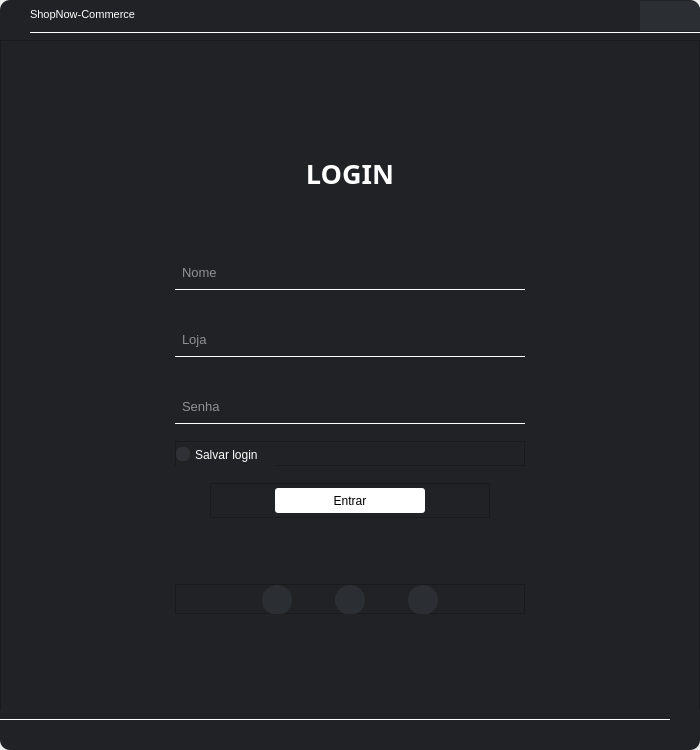
<?xml version="1.0" encoding="UTF-8"?>
<ui version="4.0">
 <class>LojaControl</class>
 <widget class="QMainWindow" name="LojaControl">
  <property name="geometry">
   <rect>
    <x>0</x>
    <y>0</y>
    <width>700</width>
    <height>750</height>
   </rect>
  </property>
  <property name="minimumSize">
   <size>
    <width>700</width>
    <height>750</height>
   </size>
  </property>
  <property name="maximumSize">
   <size>
    <width>700</width>
    <height>750</height>
   </size>
  </property>
  <property name="font">
   <font>
    <family>Arial</family>
    <pointsize>10</pointsize>
   </font>
  </property>
  <property name="windowTitle">
   <string>Gestão De Usuário</string>
  </property>
  <property name="windowIcon">
   <iconset>
    <normaloff>Funcoes/Interfaces/Gestão De Usuários/Icone.ico</normaloff>Funcoes/Interfaces/Gestão De Usuários/Icone.ico</iconset>
  </property>
  <property name="windowOpacity">
   <double>1.000000000000000</double>
  </property>
  <property name="toolTip">
   <string/>
  </property>
  <property name="layoutDirection">
   <enum>Qt::LeftToRight</enum>
  </property>
  <property name="styleSheet">
   <string notr="true"/>
  </property>
  <widget class="QWidget" name="Fundo">
   <property name="minimumSize">
    <size>
     <width>700</width>
     <height>750</height>
    </size>
   </property>
   <property name="maximumSize">
    <size>
     <width>700</width>
     <height>750</height>
    </size>
   </property>
   <property name="accessibleDescription">
    <string/>
   </property>
   <property name="styleSheet">
    <string notr="true"/>
   </property>
   <layout class="QVBoxLayout" name="verticalLayout_2">
    <property name="spacing">
     <number>0</number>
    </property>
    <property name="leftMargin">
     <number>0</number>
    </property>
    <property name="topMargin">
     <number>0</number>
    </property>
    <property name="rightMargin">
     <number>0</number>
    </property>
    <property name="bottomMargin">
     <number>0</number>
    </property>
    <item>
     <widget class="QFrame" name="Cima">
      <property name="minimumSize">
       <size>
        <width>700</width>
        <height>40</height>
       </size>
      </property>
      <property name="maximumSize">
       <size>
        <width>700</width>
        <height>40</height>
       </size>
      </property>
      <property name="styleSheet">
       <string notr="true">background-color: rgb(32, 34, 37);
border-top-left-radius: 10px;
border-top-right-radius: 10px;
border: 0px solid rgb(32, 34, 37);</string>
      </property>
      <property name="frameShape">
       <enum>QFrame::StyledPanel</enum>
      </property>
      <property name="frameShadow">
       <enum>QFrame::Raised</enum>
      </property>
      <layout class="QVBoxLayout" name="verticalLayout">
       <property name="spacing">
        <number>0</number>
       </property>
       <property name="leftMargin">
        <number>0</number>
       </property>
       <property name="topMargin">
        <number>0</number>
       </property>
       <property name="rightMargin">
        <number>0</number>
       </property>
       <property name="bottomMargin">
        <number>5</number>
       </property>
       <item>
        <widget class="QFrame" name="botao">
         <property name="minimumSize">
          <size>
           <width>700</width>
           <height>30</height>
          </size>
         </property>
         <property name="maximumSize">
          <size>
           <width>700</width>
           <height>30</height>
          </size>
         </property>
         <property name="styleSheet">
          <string notr="true">background-color: rgba(0, 0, 0, 0);</string>
         </property>
         <property name="frameShape">
          <enum>QFrame::StyledPanel</enum>
         </property>
         <property name="frameShadow">
          <enum>QFrame::Raised</enum>
         </property>
         <layout class="QHBoxLayout" name="horizontalLayout">
          <property name="spacing">
           <number>0</number>
          </property>
          <property name="leftMargin">
           <number>0</number>
          </property>
          <property name="topMargin">
           <number>0</number>
          </property>
          <property name="rightMargin">
           <number>0</number>
          </property>
          <property name="bottomMargin">
           <number>10</number>
          </property>
          <item>
           <spacer name="horizontalSpacer_5">
            <property name="orientation">
             <enum>Qt::Horizontal</enum>
            </property>
            <property name="sizeType">
             <enum>QSizePolicy::Fixed</enum>
            </property>
            <property name="sizeHint" stdset="0">
             <size>
              <width>30</width>
              <height>20</height>
             </size>
            </property>
           </spacer>
          </item>
          <item alignment="Qt::AlignHCenter|Qt::AlignBottom">
           <widget class="QLabel" name="label">
            <property name="font">
             <font>
              <family>Arial</family>
              <pointsize>8</pointsize>
             </font>
            </property>
            <property name="styleSheet">
             <string notr="true">color: rgb(255, 255, 255);</string>
            </property>
            <property name="text">
             <string>ShopNow-Commerce</string>
            </property>
           </widget>
          </item>
          <item>
           <spacer name="horizontalSpacer">
            <property name="orientation">
             <enum>Qt::Horizontal</enum>
            </property>
            <property name="sizeType">
             <enum>QSizePolicy::Fixed</enum>
            </property>
            <property name="sizeHint" stdset="0">
             <size>
              <width>612</width>
              <height>20</height>
             </size>
            </property>
           </spacer>
          </item>
          <item alignment="Qt::AlignTop">
           <widget class="QPushButton" name="mini">
            <property name="minimumSize">
             <size>
              <width>30</width>
              <height>30</height>
             </size>
            </property>
            <property name="maximumSize">
             <size>
              <width>30</width>
              <height>30</height>
             </size>
            </property>
            <property name="focusPolicy">
             <enum>Qt::NoFocus</enum>
            </property>
            <property name="styleSheet">
             <string notr="true">QPushButton {
	background-color: rgb(43, 46, 50);
	border-radius: 0px;
}

QPushButton:hover {
	background-color:rgb(58, 62, 68);
}</string>
            </property>
            <property name="text">
             <string/>
            </property>
            <property name="icon">
             <iconset>
              <normaloff>../Icons/minimize.png</normaloff>../Icons/minimize.png</iconset>
            </property>
            <property name="iconSize">
             <size>
              <width>30</width>
              <height>30</height>
             </size>
            </property>
           </widget>
          </item>
          <item alignment="Qt::AlignTop">
           <widget class="QPushButton" name="close">
            <property name="minimumSize">
             <size>
              <width>30</width>
              <height>30</height>
             </size>
            </property>
            <property name="maximumSize">
             <size>
              <width>30</width>
              <height>30</height>
             </size>
            </property>
            <property name="focusPolicy">
             <enum>Qt::NoFocus</enum>
            </property>
            <property name="styleSheet">
             <string notr="true">QPushButton {
	background-color: rgb(43, 46, 50);
	border-radius: 0px;
	border-top-right-radius: 10px;
}

QPushButton:hover {
	background-color:rgb(58, 62, 68);
}</string>
            </property>
            <property name="text">
             <string/>
            </property>
            <property name="icon">
             <iconset>
              <normaloff>../Icons/close.png</normaloff>../Icons/close.png</iconset>
            </property>
            <property name="iconSize">
             <size>
              <width>30</width>
              <height>30</height>
             </size>
            </property>
           </widget>
          </item>
         </layout>
        </widget>
       </item>
       <item alignment="Qt::AlignRight">
        <widget class="QFrame" name="feixa2">
         <property name="minimumSize">
          <size>
           <width>670</width>
           <height>1</height>
          </size>
         </property>
         <property name="maximumSize">
          <size>
           <width>670</width>
           <height>1</height>
          </size>
         </property>
         <property name="styleSheet">
          <string notr="true">background-color: rgb(255, 255, 255);</string>
         </property>
         <property name="frameShape">
          <enum>QFrame::StyledPanel</enum>
         </property>
         <property name="frameShadow">
          <enum>QFrame::Raised</enum>
         </property>
        </widget>
       </item>
      </layout>
     </widget>
    </item>
    <item>
     <widget class="QFrame" name="Meio">
      <property name="minimumSize">
       <size>
        <width>700</width>
        <height>680</height>
       </size>
      </property>
      <property name="maximumSize">
       <size>
        <width>700</width>
        <height>680</height>
       </size>
      </property>
      <property name="styleSheet">
       <string notr="true">background-color: rgb(32, 34, 37);</string>
      </property>
      <property name="frameShape">
       <enum>QFrame::StyledPanel</enum>
      </property>
      <property name="frameShadow">
       <enum>QFrame::Raised</enum>
      </property>
      <layout class="QVBoxLayout" name="verticalLayout_4">
       <property name="spacing">
        <number>0</number>
       </property>
       <property name="leftMargin">
        <number>0</number>
       </property>
       <property name="topMargin">
        <number>0</number>
       </property>
       <property name="rightMargin">
        <number>0</number>
       </property>
       <property name="bottomMargin">
        <number>0</number>
       </property>
       <item>
        <spacer name="verticalSpacer_6">
         <property name="orientation">
          <enum>Qt::Vertical</enum>
         </property>
         <property name="sizeType">
          <enum>QSizePolicy::Fixed</enum>
         </property>
         <property name="sizeHint" stdset="0">
          <size>
           <width>20</width>
           <height>90</height>
          </size>
         </property>
        </spacer>
       </item>
       <item>
        <widget class="QStackedWidget" name="loginD">
         <widget class="QWidget" name="Login">
          <layout class="QVBoxLayout" name="verticalLayout_5">
           <property name="spacing">
            <number>0</number>
           </property>
           <property name="leftMargin">
            <number>0</number>
           </property>
           <property name="topMargin">
            <number>0</number>
           </property>
           <property name="rightMargin">
            <number>0</number>
           </property>
           <property name="bottomMargin">
            <number>0</number>
           </property>
           <item alignment="Qt::AlignHCenter">
            <widget class="QLabel" name="Nome_l">
             <property name="minimumSize">
              <size>
               <width>100</width>
               <height>50</height>
              </size>
             </property>
             <property name="maximumSize">
              <size>
               <width>100</width>
               <height>50</height>
              </size>
             </property>
             <property name="sizeIncrement">
              <size>
               <width>0</width>
               <height>0</height>
              </size>
             </property>
             <property name="font">
              <font>
               <family>Arial Black</family>
               <pointsize>20</pointsize>
               <weight>75</weight>
               <bold>true</bold>
              </font>
             </property>
             <property name="mouseTracking">
              <bool>false</bool>
             </property>
             <property name="styleSheet">
              <string notr="true">color: rgb(255, 255, 255);</string>
             </property>
             <property name="text">
              <string>LOGIN</string>
             </property>
             <property name="alignment">
              <set>Qt::AlignCenter</set>
             </property>
            </widget>
           </item>
           <item>
            <spacer name="verticalSpacer_5">
             <property name="orientation">
              <enum>Qt::Vertical</enum>
             </property>
             <property name="sizeType">
              <enum>QSizePolicy::Fixed</enum>
             </property>
             <property name="sizeHint" stdset="0">
              <size>
               <width>20</width>
               <height>40</height>
              </size>
             </property>
            </spacer>
           </item>
           <item alignment="Qt::AlignHCenter">
            <widget class="QLineEdit" name="Nome">
             <property name="minimumSize">
              <size>
               <width>350</width>
               <height>35</height>
              </size>
             </property>
             <property name="maximumSize">
              <size>
               <width>350</width>
               <height>35</height>
              </size>
             </property>
             <property name="font">
              <font>
               <family>Arial</family>
               <pointsize>10</pointsize>
              </font>
             </property>
             <property name="focusPolicy">
              <enum>Qt::StrongFocus</enum>
             </property>
             <property name="styleSheet">
              <string notr="true">QLineEdit {
	color: rgb(255, 255, 255);
    border-bottom-right-radius: 0px;
	border-bottom: 1px solid rgb(255, 255, 255);
	background-color: rgba(0, 0, 0, 0);
	padding: 5px;
}

QLineEdit:hover {
	border-bottom: 1px solid #dddddd;
}</string>
             </property>
             <property name="maxLength">
              <number>20</number>
             </property>
             <property name="placeholderText">
              <string>Nome</string>
             </property>
            </widget>
           </item>
           <item>
            <spacer name="verticalSpacer">
             <property name="orientation">
              <enum>Qt::Vertical</enum>
             </property>
             <property name="sizeType">
              <enum>QSizePolicy::Fixed</enum>
             </property>
             <property name="sizeHint" stdset="0">
              <size>
               <width>20</width>
               <height>15</height>
              </size>
             </property>
            </spacer>
           </item>
           <item alignment="Qt::AlignHCenter">
            <widget class="QLineEdit" name="Loja">
             <property name="minimumSize">
              <size>
               <width>350</width>
               <height>35</height>
              </size>
             </property>
             <property name="maximumSize">
              <size>
               <width>350</width>
               <height>35</height>
              </size>
             </property>
             <property name="font">
              <font>
               <family>Arial</family>
               <pointsize>10</pointsize>
              </font>
             </property>
             <property name="focusPolicy">
              <enum>Qt::StrongFocus</enum>
             </property>
             <property name="styleSheet">
              <string notr="true">QLineEdit {
	color: rgb(255, 255, 255);
    border-bottom-right-radius: 0px;
	border-bottom: 1px solid rgb(255, 255, 255);
	background-color: rgba(0, 0, 0, 0);
	padding: 5px;
}

QLineEdit:hover {
	border-bottom: 1px solid #dddddd;
}</string>
             </property>
             <property name="maxLength">
              <number>20</number>
             </property>
             <property name="placeholderText">
              <string>Loja</string>
             </property>
            </widget>
           </item>
           <item>
            <spacer name="verticalSpacer_3">
             <property name="orientation">
              <enum>Qt::Vertical</enum>
             </property>
             <property name="sizeType">
              <enum>QSizePolicy::Fixed</enum>
             </property>
             <property name="sizeHint" stdset="0">
              <size>
               <width>20</width>
               <height>15</height>
              </size>
             </property>
            </spacer>
           </item>
           <item alignment="Qt::AlignHCenter">
            <widget class="QLineEdit" name="Senha">
             <property name="minimumSize">
              <size>
               <width>350</width>
               <height>35</height>
              </size>
             </property>
             <property name="maximumSize">
              <size>
               <width>350</width>
               <height>35</height>
              </size>
             </property>
             <property name="font">
              <font>
               <family>Arial</family>
               <pointsize>10</pointsize>
              </font>
             </property>
             <property name="focusPolicy">
              <enum>Qt::StrongFocus</enum>
             </property>
             <property name="styleSheet">
              <string notr="true">QLineEdit {
	color: rgb(255, 255, 255);
    border-bottom-right-radius: 0px;
	border-bottom: 1px solid rgb(255, 255, 255);
	background-color: rgba(0, 0, 0, 0);
	padding: 5px;
}

QLineEdit:hover {
	border-bottom: 1px solid #dddddd;
}</string>
             </property>
             <property name="maxLength">
              <number>10</number>
             </property>
             <property name="echoMode">
              <enum>QLineEdit::Password</enum>
             </property>
             <property name="placeholderText">
              <string>Senha</string>
             </property>
            </widget>
           </item>
           <item alignment="Qt::AlignHCenter">
            <widget class="QFrame" name="Barrabtn">
             <property name="minimumSize">
              <size>
               <width>350</width>
               <height>25</height>
              </size>
             </property>
             <property name="maximumSize">
              <size>
               <width>280</width>
               <height>25</height>
              </size>
             </property>
             <property name="frameShape">
              <enum>QFrame::StyledPanel</enum>
             </property>
             <property name="frameShadow">
              <enum>QFrame::Raised</enum>
             </property>
             <layout class="QHBoxLayout" name="horizontalLayout_3">
              <property name="spacing">
               <number>0</number>
              </property>
              <property name="leftMargin">
               <number>0</number>
              </property>
              <property name="topMargin">
               <number>0</number>
              </property>
              <property name="rightMargin">
               <number>0</number>
              </property>
              <property name="bottomMargin">
               <number>0</number>
              </property>
              <item alignment="Qt::AlignLeft|Qt::AlignTop">
               <widget class="QCheckBox" name="salvar">
                <property name="minimumSize">
                 <size>
                  <width>100</width>
                  <height>25</height>
                 </size>
                </property>
                <property name="maximumSize">
                 <size>
                  <width>100</width>
                  <height>25</height>
                 </size>
                </property>
                <property name="font">
                 <font>
                  <family>Arial</family>
                 </font>
                </property>
                <property name="mouseTracking">
                 <bool>false</bool>
                </property>
                <property name="focusPolicy">
                 <enum>Qt::NoFocus</enum>
                </property>
                <property name="styleSheet">
                 <string notr="true">QCheckBox {
color: rgb(255, 255, 255);
spacing: 5px;
}

QCheckBox:pressed {
	color: rgb(144, 144, 144);
}

QCheckBox:hover {
	color: #dddddd;
}


QCheckBox:indicator {
border-top-left-radius: 6px;
border-bottom-left-radius: 6px;
border-top-right-radius: 6px;
border-bottom-right-radius: 6px;
border: 2px solid rgb(47, 49, 54);
background-color: rgb(47, 49, 54);
}

QCheckBox:indicator:checked {
background-color: rgb(255, 255, 255);
border: 2px solid rgb(47, 49, 54);
}


</string>
                </property>
                <property name="text">
                 <string>Salvar login</string>
                </property>
               </widget>
              </item>
             </layout>
            </widget>
           </item>
           <item alignment="Qt::AlignHCenter">
            <widget class="QFrame" name="frame">
             <property name="minimumSize">
              <size>
               <width>280</width>
               <height>35</height>
              </size>
             </property>
             <property name="maximumSize">
              <size>
               <width>280</width>
               <height>35</height>
              </size>
             </property>
             <property name="frameShape">
              <enum>QFrame::StyledPanel</enum>
             </property>
             <property name="frameShadow">
              <enum>QFrame::Raised</enum>
             </property>
             <layout class="QHBoxLayout" name="horizontalLayout_2">
              <property name="spacing">
               <number>0</number>
              </property>
              <property name="leftMargin">
               <number>0</number>
              </property>
              <property name="topMargin">
               <number>0</number>
              </property>
              <property name="rightMargin">
               <number>0</number>
              </property>
              <property name="bottomMargin">
               <number>0</number>
              </property>
              <item alignment="Qt::AlignHCenter">
               <widget class="QPushButton" name="Entrar">
                <property name="minimumSize">
                 <size>
                  <width>150</width>
                  <height>25</height>
                 </size>
                </property>
                <property name="maximumSize">
                 <size>
                  <width>150</width>
                  <height>25</height>
                 </size>
                </property>
                <property name="font">
                 <font>
                  <family>Arial</family>
                 </font>
                </property>
                <property name="focusPolicy">
                 <enum>Qt::NoFocus</enum>
                </property>
                <property name="contextMenuPolicy">
                 <enum>Qt::DefaultContextMenu</enum>
                </property>
                <property name="toolTip">
                 <string/>
                </property>
                <property name="layoutDirection">
                 <enum>Qt::LeftToRight</enum>
                </property>
                <property name="autoFillBackground">
                 <bool>false</bool>
                </property>
                <property name="styleSheet">
                 <string notr="true">QPushButton {
	background-color: white;
	border: none;
	height: 10px;
	border-radius: 3px;
}

QPushButton:hover {
	background-color: #dddddd;
}

QPushButton:pressed {
	background-color: #aaaaaa;
}
</string>
                </property>
                <property name="text">
                 <string>Entrar</string>
                </property>
                <property name="iconSize">
                 <size>
                  <width>80</width>
                  <height>80</height>
                 </size>
                </property>
               </widget>
              </item>
             </layout>
            </widget>
           </item>
           <item>
            <spacer name="verticalSpacer_4">
             <property name="orientation">
              <enum>Qt::Vertical</enum>
             </property>
             <property name="sizeType">
              <enum>QSizePolicy::Fixed</enum>
             </property>
             <property name="sizeHint" stdset="0">
              <size>
               <width>23</width>
               <height>44</height>
              </size>
             </property>
            </spacer>
           </item>
          </layout>
         </widget>
         <widget class="QWidget" name="Duvida">
          <layout class="QVBoxLayout" name="verticalLayout_6">
           <property name="spacing">
            <number>0</number>
           </property>
           <property name="leftMargin">
            <number>0</number>
           </property>
           <property name="topMargin">
            <number>0</number>
           </property>
           <property name="rightMargin">
            <number>0</number>
           </property>
           <property name="bottomMargin">
            <number>0</number>
           </property>
           <item alignment="Qt::AlignHCenter">
            <widget class="QLabel" name="SUPORTE_t">
             <property name="minimumSize">
              <size>
               <width>150</width>
               <height>50</height>
              </size>
             </property>
             <property name="maximumSize">
              <size>
               <width>150</width>
               <height>50</height>
              </size>
             </property>
             <property name="font">
              <font>
               <family>Arial Black</family>
               <pointsize>20</pointsize>
               <weight>75</weight>
               <bold>true</bold>
              </font>
             </property>
             <property name="styleSheet">
              <string notr="true">color: rgb(255, 255, 255);</string>
             </property>
             <property name="text">
              <string>SUPORTE</string>
             </property>
            </widget>
           </item>
           <item alignment="Qt::AlignHCenter">
            <widget class="QLineEdit" name="Assunto">
             <property name="minimumSize">
              <size>
               <width>350</width>
               <height>25</height>
              </size>
             </property>
             <property name="maximumSize">
              <size>
               <width>350</width>
               <height>25</height>
              </size>
             </property>
             <property name="font">
              <font>
               <family>Arial</family>
               <pointsize>11</pointsize>
              </font>
             </property>
             <property name="styleSheet">
              <string notr="true">QLineEdit {
	color: rgb(255, 255, 255);
    border-bottom-right-radius: 0px;
	border-bottom: 1px solid rgb(255, 255, 255);
	background-color: rgba(0, 0, 0, 0);
	padding: 5px;
}

QLineEdit:hover {
	border-bottom: 1px solid #dddddd;
}</string>
             </property>
             <property name="maxLength">
              <number>20</number>
             </property>
             <property name="placeholderText">
              <string>Assunto</string>
             </property>
            </widget>
           </item>
           <item alignment="Qt::AlignHCenter">
            <widget class="QLineEdit" name="email">
             <property name="minimumSize">
              <size>
               <width>350</width>
               <height>25</height>
              </size>
             </property>
             <property name="maximumSize">
              <size>
               <width>350</width>
               <height>25</height>
              </size>
             </property>
             <property name="font">
              <font>
               <family>Arial</family>
               <pointsize>11</pointsize>
              </font>
             </property>
             <property name="styleSheet">
              <string notr="true">QLineEdit {
	color: rgb(255, 255, 255);
    border-bottom-right-radius: 0px;
	border-bottom: 1px solid rgb(255, 255, 255);
	background-color: rgba(0, 0, 0, 0);
	padding: 5px;
}

QLineEdit:hover {
	border-bottom: 1px solid #dddddd;
}</string>
             </property>
             <property name="maxLength">
              <number>50</number>
             </property>
             <property name="placeholderText">
              <string>Seu Email</string>
             </property>
            </widget>
           </item>
           <item alignment="Qt::AlignHCenter">
            <widget class="QPlainTextEdit" name="text_area">
             <property name="minimumSize">
              <size>
               <width>350</width>
               <height>160</height>
              </size>
             </property>
             <property name="maximumSize">
              <size>
               <width>350</width>
               <height>160</height>
              </size>
             </property>
             <property name="font">
              <font>
               <family>Arial</family>
               <pointsize>11</pointsize>
              </font>
             </property>
             <property name="styleSheet">
              <string notr="true">QPlainTextEdit {
	color: rgb(255, 255, 255);
    border-radius: 3px;
	border: 1px solid rgb(255, 255, 255);
	background-color: rgba(0, 0, 0, 0);
	padding: 5px;
}

QPlainTextEdit:hover {
	border-bottom: 1px solid #dddddd;
}</string>
             </property>
             <property name="placeholderText">
              <string>Detalhes</string>
             </property>
            </widget>
           </item>
           <item alignment="Qt::AlignHCenter">
            <widget class="QFrame" name="frame_2">
             <property name="minimumSize">
              <size>
               <width>350</width>
               <height>30</height>
              </size>
             </property>
             <property name="maximumSize">
              <size>
               <width>350</width>
               <height>30</height>
              </size>
             </property>
             <property name="frameShape">
              <enum>QFrame::StyledPanel</enum>
             </property>
             <property name="frameShadow">
              <enum>QFrame::Raised</enum>
             </property>
             <layout class="QHBoxLayout" name="horizontalLayout_4">
              <property name="leftMargin">
               <number>0</number>
              </property>
              <property name="topMargin">
               <number>0</number>
              </property>
              <property name="rightMargin">
               <number>0</number>
              </property>
              <property name="bottomMargin">
               <number>0</number>
              </property>
              <item alignment="Qt::AlignHCenter">
               <widget class="QPushButton" name="Envia">
                <property name="minimumSize">
                 <size>
                  <width>150</width>
                  <height>25</height>
                 </size>
                </property>
                <property name="maximumSize">
                 <size>
                  <width>150</width>
                  <height>25</height>
                 </size>
                </property>
                <property name="styleSheet">
                 <string notr="true">QPushButton {
	background-color: white;
	border: none;
	height: 10px;
	border-radius: 3px;
}

QPushButton:hover {
	background-color: #dddddd;
}

QPushButton:pressed {
	background-color: #aaaaaa;
}
</string>
                </property>
                <property name="text">
                 <string>Enviar</string>
                </property>
               </widget>
              </item>
             </layout>
            </widget>
           </item>
          </layout>
         </widget>
        </widget>
       </item>
       <item alignment="Qt::AlignHCenter">
        <widget class="QFrame" name="frame_3">
         <property name="minimumSize">
          <size>
           <width>350</width>
           <height>30</height>
          </size>
         </property>
         <property name="maximumSize">
          <size>
           <width>350</width>
           <height>30</height>
          </size>
         </property>
         <property name="frameShape">
          <enum>QFrame::StyledPanel</enum>
         </property>
         <property name="frameShadow">
          <enum>QFrame::Raised</enum>
         </property>
         <layout class="QHBoxLayout" name="horizontalLayout_5">
          <property name="spacing">
           <number>0</number>
          </property>
          <property name="leftMargin">
           <number>0</number>
          </property>
          <property name="topMargin">
           <number>0</number>
          </property>
          <property name="rightMargin">
           <number>0</number>
          </property>
          <property name="bottomMargin">
           <number>0</number>
          </property>
          <item alignment="Qt::AlignRight">
           <widget class="QPushButton" name="site">
            <property name="minimumSize">
             <size>
              <width>30</width>
              <height>30</height>
             </size>
            </property>
            <property name="maximumSize">
             <size>
              <width>30</width>
              <height>30</height>
             </size>
            </property>
            <property name="focusPolicy">
             <enum>Qt::NoFocus</enum>
            </property>
            <property name="styleSheet">
             <string notr="true">QPushButton {
	background-color: rgb(43, 46, 50);
	border: none;
	height: 10px;
	border-radius: 15px;
}

QPushButton:hover {
	background-color: rgb(255, 255, 255);
}</string>
            </property>
            <property name="text">
             <string/>
            </property>
            <property name="icon">
             <iconset>
              <normaloff>../Icons/site.png</normaloff>../Icons/site.png</iconset>
            </property>
            <property name="iconSize">
             <size>
              <width>40</width>
              <height>40</height>
             </size>
            </property>
           </widget>
          </item>
          <item alignment="Qt::AlignHCenter">
           <widget class="QPushButton" name="duv">
            <property name="minimumSize">
             <size>
              <width>30</width>
              <height>30</height>
             </size>
            </property>
            <property name="maximumSize">
             <size>
              <width>30</width>
              <height>30</height>
             </size>
            </property>
            <property name="focusPolicy">
             <enum>Qt::NoFocus</enum>
            </property>
            <property name="styleSheet">
             <string notr="true">QPushButton {
	background-color: rgb(43, 46, 50);
	border: none;
	height: 10px;
	border-radius: 15px;
}

QPushButton:hover {
	background-color: rgb(255, 255, 255);
}</string>
            </property>
            <property name="text">
             <string/>
            </property>
            <property name="icon">
             <iconset>
              <normaloff>../Icons/sup.png</normaloff>../Icons/sup.png</iconset>
            </property>
            <property name="iconSize">
             <size>
              <width>30</width>
              <height>30</height>
             </size>
            </property>
           </widget>
          </item>
          <item alignment="Qt::AlignLeft">
           <widget class="QPushButton" name="disco">
            <property name="minimumSize">
             <size>
              <width>30</width>
              <height>30</height>
             </size>
            </property>
            <property name="maximumSize">
             <size>
              <width>30</width>
              <height>30</height>
             </size>
            </property>
            <property name="focusPolicy">
             <enum>Qt::NoFocus</enum>
            </property>
            <property name="styleSheet">
             <string notr="true">QPushButton {
	background-color: rgb(43, 46, 50);
	border: none;
	height: 10px;
	border-radius: 15px;
}

QPushButton:hover {
	
	background-color: rgb(255, 255, 255);
}</string>
            </property>
            <property name="text">
             <string/>
            </property>
            <property name="icon">
             <iconset>
              <normaloff>../Icons/discord.png</normaloff>../Icons/discord.png</iconset>
            </property>
            <property name="iconSize">
             <size>
              <width>26</width>
              <height>26</height>
             </size>
            </property>
           </widget>
          </item>
         </layout>
        </widget>
       </item>
       <item>
        <spacer name="verticalSpacer_2">
         <property name="orientation">
          <enum>Qt::Vertical</enum>
         </property>
         <property name="sizeType">
          <enum>QSizePolicy::Fixed</enum>
         </property>
         <property name="sizeHint" stdset="0">
          <size>
           <width>20</width>
           <height>105</height>
          </size>
         </property>
        </spacer>
       </item>
      </layout>
     </widget>
    </item>
    <item>
     <widget class="QFrame" name="Baixo">
      <property name="minimumSize">
       <size>
        <width>700</width>
        <height>40</height>
       </size>
      </property>
      <property name="maximumSize">
       <size>
        <width>700</width>
        <height>40</height>
       </size>
      </property>
      <property name="styleSheet">
       <string notr="true">background-color: rgb(32, 34, 37);
border-bottom-left-radius: 10px;
border-bottom-right-radius: 10px;
border: 0px solid rgb(32, 34, 37);</string>
      </property>
      <property name="frameShape">
       <enum>QFrame::StyledPanel</enum>
      </property>
      <property name="frameShadow">
       <enum>QFrame::Raised</enum>
      </property>
      <layout class="QVBoxLayout" name="verticalLayout_3">
       <property name="spacing">
        <number>0</number>
       </property>
       <property name="leftMargin">
        <number>0</number>
       </property>
       <property name="topMargin">
        <number>0</number>
       </property>
       <property name="rightMargin">
        <number>0</number>
       </property>
       <property name="bottomMargin">
        <number>0</number>
       </property>
       <item alignment="Qt::AlignLeft">
        <widget class="QFrame" name="faixa">
         <property name="minimumSize">
          <size>
           <width>670</width>
           <height>1</height>
          </size>
         </property>
         <property name="maximumSize">
          <size>
           <width>670</width>
           <height>1</height>
          </size>
         </property>
         <property name="styleSheet">
          <string notr="true">background-color: rgb(255, 255, 255);</string>
         </property>
         <property name="frameShape">
          <enum>QFrame::StyledPanel</enum>
         </property>
         <property name="frameShadow">
          <enum>QFrame::Raised</enum>
         </property>
        </widget>
       </item>
       <item>
        <spacer name="horizontalSpacer_4">
         <property name="orientation">
          <enum>Qt::Horizontal</enum>
         </property>
         <property name="sizeHint" stdset="0">
          <size>
           <width>40</width>
           <height>20</height>
          </size>
         </property>
        </spacer>
       </item>
      </layout>
     </widget>
    </item>
   </layout>
  </widget>
 </widget>
 <resources>
  <include location="../Icons/Icones.qrc"/>
 </resources>
 <connections/>
</ui>
